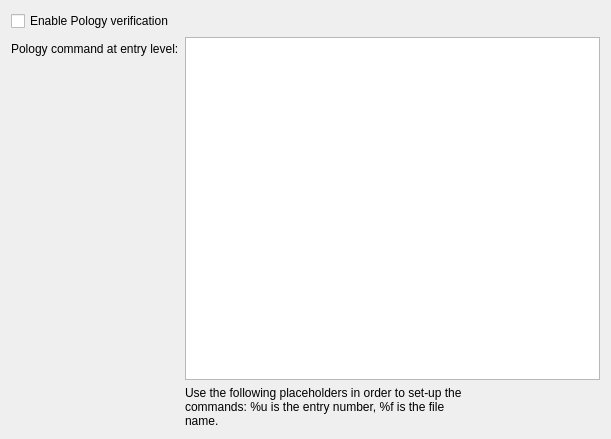
<ui version="4.0" >
 <class>prefs_project_pology</class>
 <widget class="QWidget" name="prefs_project_pology" >
  <property name="geometry" >
   <rect>
    <x>0</x>
    <y>0</y>
    <width>611</width>
    <height>439</height>
   </rect>
  </property>
  <layout class="QVBoxLayout" >
   <item>
    <layout class="QFormLayout" name="formLayout" >
     <property name="fieldGrowthPolicy" >
      <enum>QFormLayout::ExpandingFieldsGrow</enum>
     </property>
     <item row="0" column="0">
       <widget class="QCheckBox" name="kcfg_PologyEnabled">
         <property name="text">
           <string>Enable Pology verification</string>
         </property>
       </widget>
    </item>
    <item row="1" column="0">
    <widget class="QLabel" name="textLabel1_0">
     <property name="text">
      <string comment="@label:textbox">Pology command at entry level:</string>
     </property>
     <property name="wordWrap">
      <bool>false</bool>
     </property>
     <property name="buddy">
      <cstring>kcfg_PologyCommandEntry</cstring>
     </property>
    </widget>
    </item>
    <item row="1" column="1">
        <widget class="QPlainTextEdit" name="kcfg_PologyCommandEntry">
        <property name="toolTip">
        <string>The Pology command to run in order to check a single entry</string>
        </property>
        <property name="whatsThis">
        <string>Please enter here the Pology command to be run in order to check a single entry</string>
        </property>
        </widget>
    </item>
    <item row="2" column="1">
    <widget class="QLabel" name="textLabel3_0">
     <property name="text">
      <string comment="@label:textbox">Use the following placeholders in order to set-up the commands: %u is the entry number, %f is the file name.</string>
     </property>
     <property name="wordWrap">
      <bool>true</bool>
     </property>
    </widget>
    </item>
    </layout>
   </item>
  </layout>
 </widget>
 <resources/>
 <connections/>
</ui>
